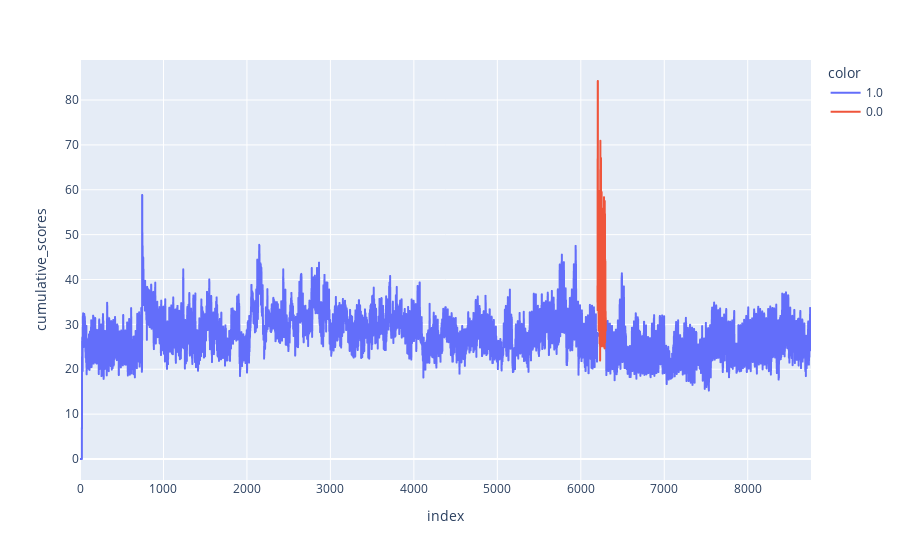

Here is the notebook cell this chart was saved with:
### Code cell
start = 6200
n_adv = 100
X, y = cumulative_z_scores_dataset(df_baseline,df_adv, np.arange(start,start+n_adv))
px.line(X, x=X.index, y=f'cumulative_scores', color=y)

### Figure 1 — Plotly figure (JSON) as saved in the notebook; plotly's stock layout.template omitted (floating-point values rounded to 4 significant figures; data arrays with more than 128 entries replaced by an {"elided": "..."} marker saying what was removed)
{"data": [{"hovertemplate": "color=1.0<br>index=%{x}<br>cumulative_scores=%{y}<extra></extra>", "legendgroup": "1.0", "line": {"color": "#636efa", "dash": "solid"}, "marker": {"symbol": "circle"}, "mode": "lines", "name": "1.0", "showlegend": true, "type": "scattergl", "x": {"elided": "8659 int values"}, "xaxis": "x", "y": {"elided": "8659 float values"}, "yaxis": "y"}, {"hovertemplate": "color=0.0<br>index=%{x}<br>cumulative_scores=%{y}<extra></extra>", "legendgroup": "0.0", "line": {"color": "#EF553B", "dash": "solid"}, "marker": {"symbol": "circle"}, "mode": "lines", "name": "0.0", "showlegend": true, "type": "scattergl", "x": [6200, 6201, 6202, 6203, 6204, 6205, 6206, 6207, 6208, 6209, 6210, 6211, 6212, 6213, 6214, 6215, 6216, 6217, 6218, 6219, 6220, 6221, 6222, 6223, 6224, 6225, 6226, 6227, 6228, 6229, 6230, 6231, 6232, 6233, 6234, 6235, 6236, 6237, 6238, 6239, 6240, 6241, 6242, 6243, 6244, 6245, 6246, 6247, 6248, 6249, 6250, 6251, 6252, 6253, 6254, 6255, 6256, 6257, 6258, 6259, 6260, 6261, 6262, 6263, 6264, 6265, 6266, 6267, 6268, 6269, 6270, 6271, 6272, 6273, 6274, 6275, 6276, 6277, 6278, 6279, 6280, 6281, 6282, 6283, 6284, 6285, 6286, 6287, 6288, 6289, 6290, 6291, 6292, 6293, 6294, 6295, 6296, 6297, 6298, 6299], "xaxis": "x", "y": [38.51, 33.17, 66.81, 65.06, 84.24, 64.43, 33.49, 38.6, 49.31, 57.63, 37.5, 36.0, 40.33, 28.64, 29.32, 34.68, 59.75, 49.21, 54.57, 40.45, 55.45, 33.52, 54.8, 49.74, 31.53, 29.2, 25.74, 28.23, 34.14, 29.78, 32.32, 21.96, 31.62, 51.4, 70.93, 49.54, 52.77, 26.46, 31.58, 43.41, 44.79, 30.67, 67.05, 27.69, 50.06, 31.66, 25.51, 25.12, 46.04, 29.81, 59.48, 38.42, 27.8, 26.16, 31.37, 27.7, 33.36, 30.75, 49.08, 55.77, 39.63, 26.81, 26.18, 33.52, 47.23, 28.34, 46.36, 43.53, 30.13, 32.11, 25.08, 29.56, 44.07, 37.84, 39.05, 44.73, 50.87, 46.45, 58.35, 37.31, 31.49, 30.7, 39.23, 42.22, 40.93, 24.65, 42.12, 57.48, 40.11, 42.36, 54.53, 39.49, 26.03, 31.09, 44.05, 30.07, 31.63, 31.1, 32.83, 28.65], "yaxis": "y"}], "layout": {"legend": {"title": {"text": "color"}, "tracegroupgap": 0}, "margin": {"t": 60}, "xaxis": {"anchor": "y", "domain": [0, 1], "title": {"text": "index"}}, "yaxis": {"anchor": "x", "domain": [0, 1], "title": {"text": "cumulative_scores"}}}}
